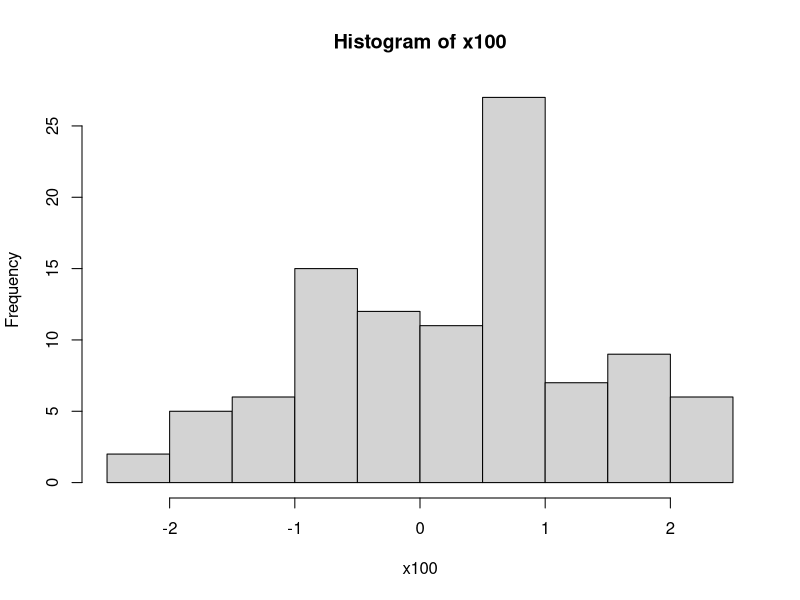
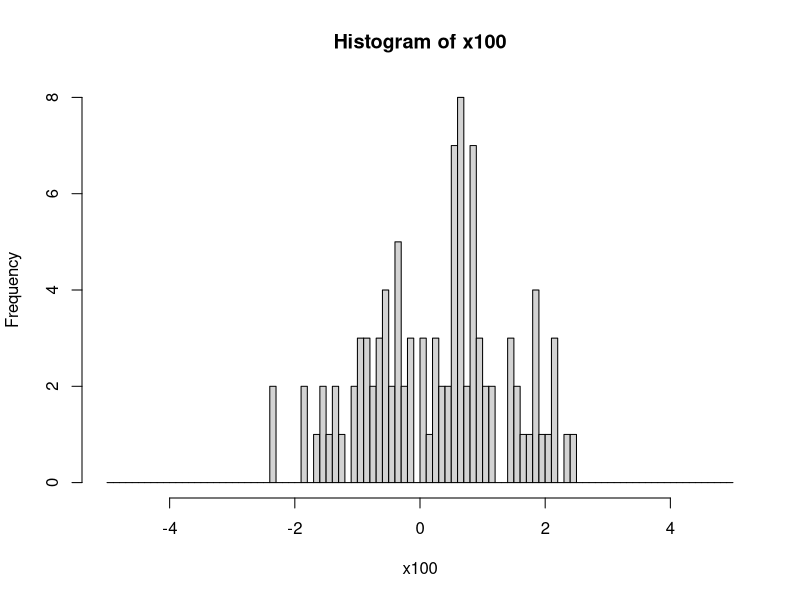
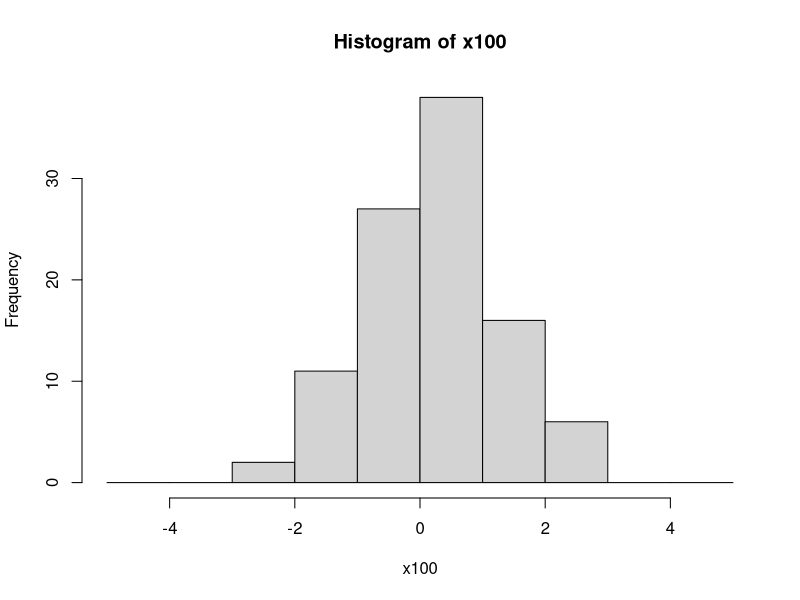
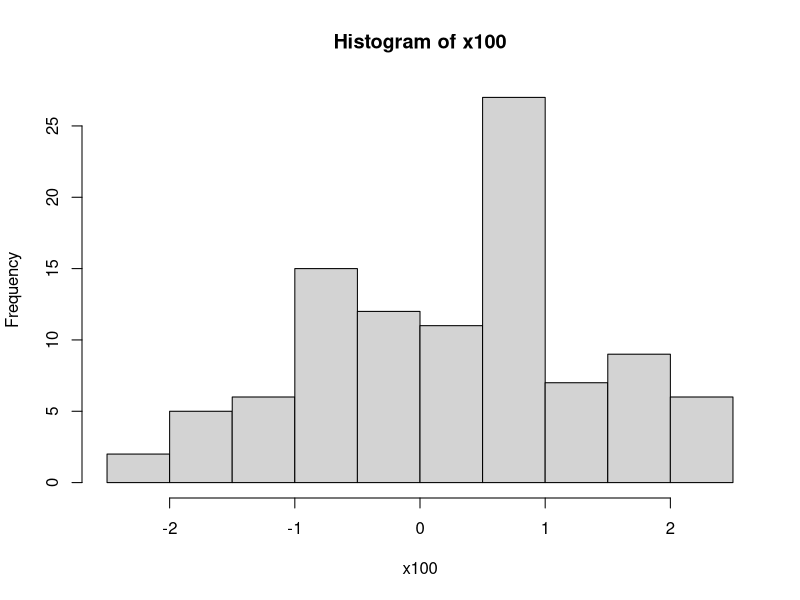
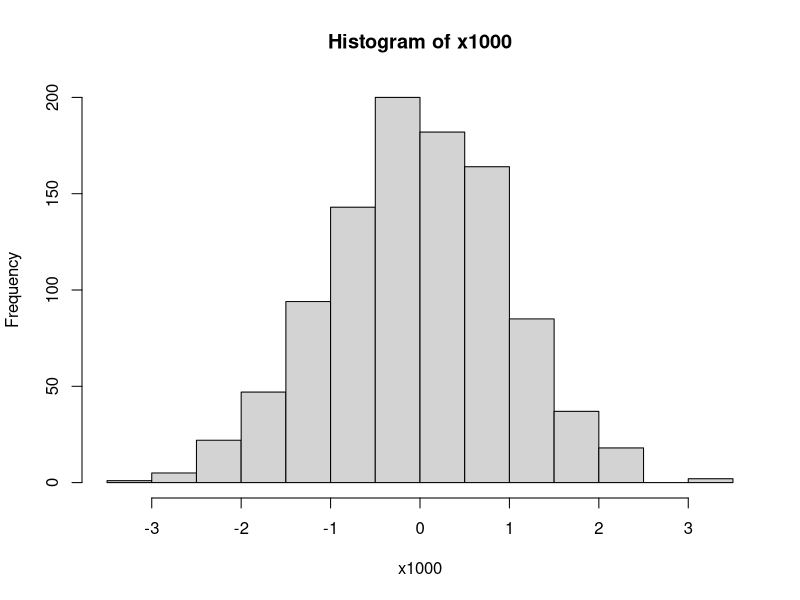
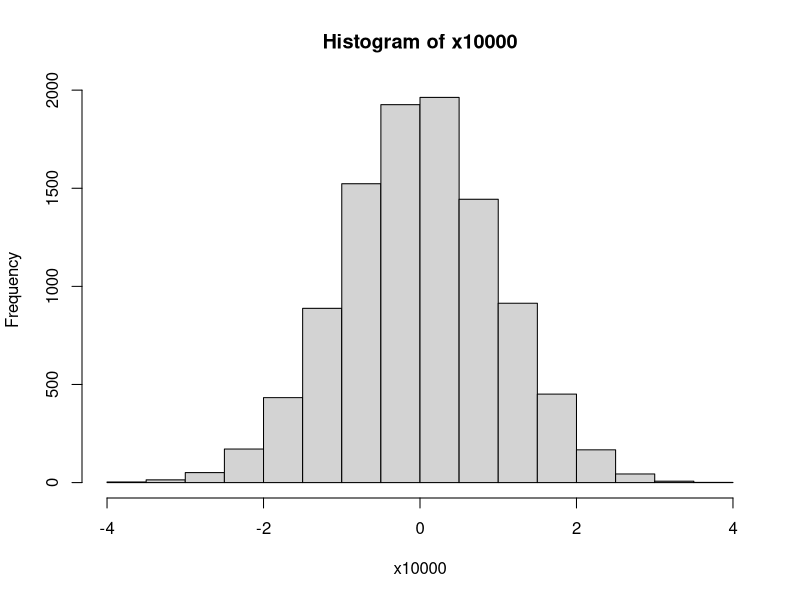
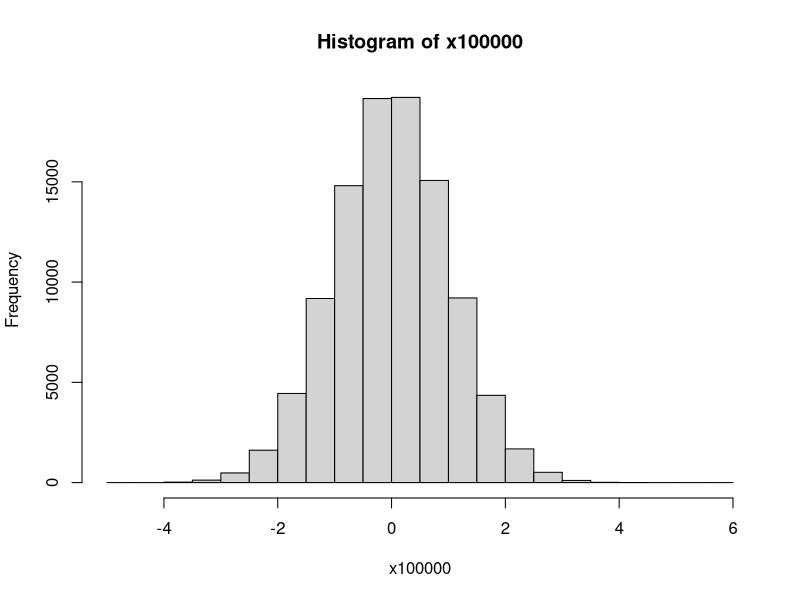
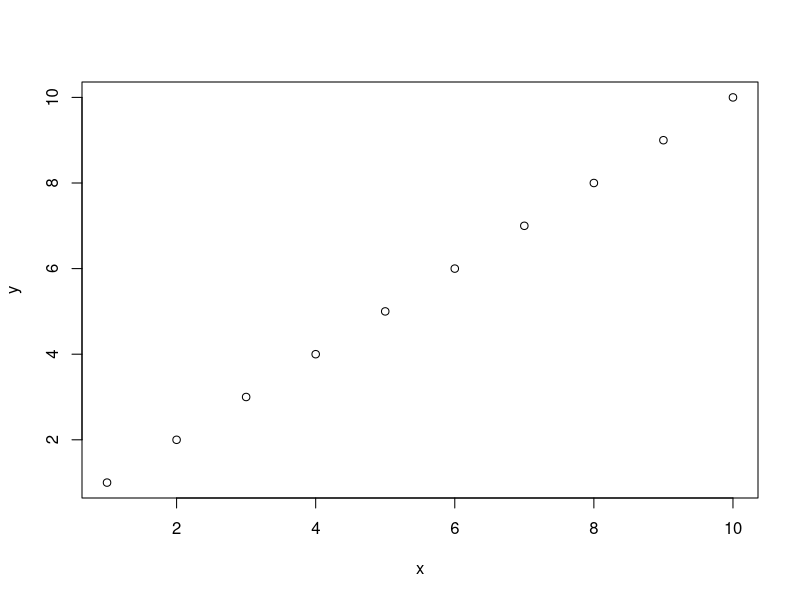

These figures' R source, in order:
#########################################
#
# 行動計量学会第19回春の合宿セミナー
#　　サンプルスクリプト
#      Lesson 2 Rの基本操作(後半)
#
#　　(c) Koij Kosugi(@kosugitti)
#
#########################################

# 数値例を発生
set.seed(12345)
# 標準正規分布から発生する100個の乱数をつくってみる
x100 <- rnorm(100,0,1)
mean(x100)        # 平均値
var(x100)         # 分散
sd(x100)          # 標準偏差
max(x100)         # 最大値
min(x100)         # 最小値
median(x100)      # 中央値

# パーセンタイル
# 0%, 25%, 50%, 75%, 100%
quantile(x100,probs=c(0,0.25,0.5,0.75,1))

################

# 最頻値の関数はないのでヒストグラムから作る
h1 <- hist(x100)
h1$mids[which.max(h1$counts)]
# 階級幅を変える
h2 <- hist(x100,breaks=seq(-5,5,0.1))
h2$mids[which.max(h2$counts)]
# 階級幅が違うと最頻値は変わる
h3 <- hist(x100,breaks=seq(-5,5,1))
h3$mids[which.max(h3$counts)]

################
# 毎回答えが違う
x100.1 <- rnorm(100,0,1)
x100.2 <- rnorm(100,0,1)
x100.3 <- rnorm(100,0,1)

mean(x100.1)
mean(x100.2)
mean(x100.3)

# サンプルサイズを増やすと理論値に近づく
x1000 <-  rnorm(1000,0,1)
mean(x1000)

x10000 <- rnorm(10000,0,1)
mean(x10000)

x100000 <-  rnorm(100000,0,1)
mean(x100000)

# 確率点
quantile(x100000,probs=c(0,0.25,0.33,0.75,1))
qnorm(0.25,0,1)
qnorm(0.33,0,1)
qnorm(0.75,0,1)

# 累積分布；ある数字よりも大きく(小さく)なる確率
length(x100000[x100000<1.96])/length(x100000)
pnorm(1.96,0,1)


################
# 図にするとわかりやすい
hist(x100)
hist(x1000)
hist(x10000)
hist(x100000)

# plot 関数
x <- 1:10
y <- 1:10
plot(x,y)
plot(x,y,xlim=c(-10,10),ylim=c(-10,10))
plot(x,y,main="Title",xlab="X axis",ylab="Y axis")

# もう一度野球のデータを例にしましょう
baseball <- read.csv("baseball.csv",
                         fileEncoding="UTF8",
                         na.strings="*")

# ggplot2パッケージが超おすすめ
library(ggplot2)
g <- ggplot(baseball,aes(x=height,y=weight))
g <- g + geom_point()
g

# 文字化けするMacユーザは次の呪文を唱えてから実行すると良い
#　　参考 >　奥村研究室　https://oku.edu.mie-u.ac.jp/~okumura/stat/ggplot2.html 
old = theme_set(theme_gray(base_family="HiraKakuProN-W3"))

# 色分け情報追加
g <- ggplot(baseball,aes(x=height,y=weight,color=team))
g <- g + geom_point()
g

# かき分け情報追加
g <- g + facet_wrap(~position)
g

# 色分けとかき分け
g <- ggplot(baseball,aes(x=HR,y=pay,color=position))
g <- g + geom_point()
g <- g + facet_wrap(~team)
g



# ヒストグラム（y軸情報はない)
g <- ggplot(baseball,aes(x=pay)) + geom_histogram(binwidth = 500)
g

# グループごとのヒストグラム
g <- ggplot(baseball,aes(x=pay,fill=team))
g <- g + geom_histogram(binwidth=500)
g <- g + facet_wrap(~team)
g

# 密度にする
g <- ggplot(baseball,aes(x=pay,y=..density..,fill=team))
g <- g + geom_histogram(binwidth=500,alpha=0.5,position="identity")
g <- g + geom_density(alpha=0.5)
g <- g + facet_wrap(~team)
g


# 横軸がカテゴリカル
g <- ggplot(baseball,aes(x=team,y=pay,fill=team))
g <- g + geom_boxplot()
g

# バイオリンプロット(分布がイメージしやすい)
g <- ggplot(baseball,aes(x=team,y=pay,fill=team))
g <- g + geom_violin()
g
